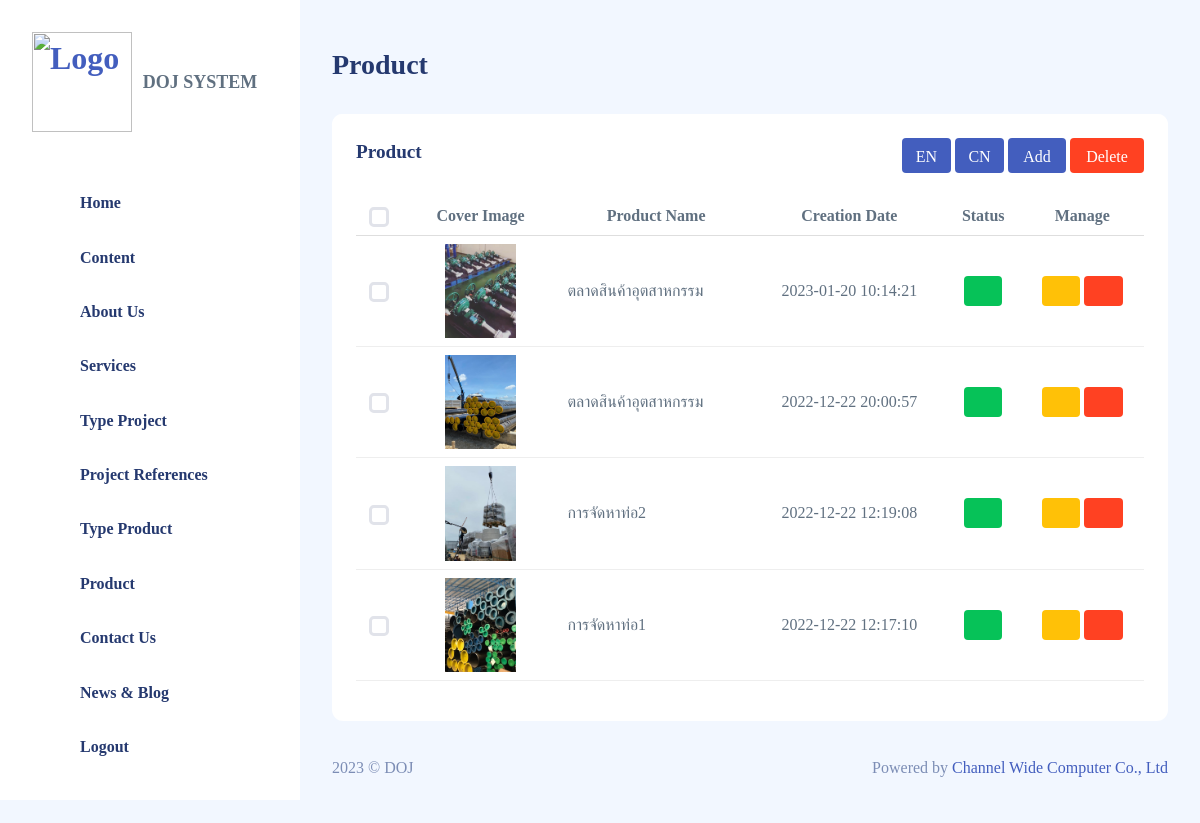
Screenshot of /webpanelcw/product.php (signed in) with the database file from the repository.
### tables this page shows
CREATE TABLE `product` (
  `product_id` int(10) NOT NULL,
  `product_name` varchar(255) NOT NULL,
  `intro` varchar(255) NOT NULL,
  `content` longtext NOT NULL,
  `conclude` longtext NOT NULL,
  `link_video` varchar(255) DEFAULT NULL,
  `cover_img` varchar(255) NOT NULL,
  `status` varchar(10) NOT NULL,
  `pt_id` varchar(255) NOT NULL,
  `id` varchar(255) NOT NULL,
  `created_at` datetime NOT NULL DEFAULT current_timestamp()
);

### webpanelcw/product.php (the view, shortened to what this page needs)
<?php
require_once('config/doj_db.php');
$data_product = $conn->prepare("SELECT * FROM product ORDER BY product_id DESC");
$data_product->execute();
$row_product = $data_product->fetchAll();
?>
<!DOCTYPE html>
<html lang="en">
<head>
    <link rel="stylesheet" href="assets/css/main/app.css">
    <link rel="stylesheet" href="assets/css/main/app-dark.css">
    <link rel="stylesheet" href="css/product.css?v=<?php echo time(); ?>">
    <link rel="stylesheet" href="assets/css/shared/iconly.css">
</head>
<body>
    <div id="app">
        <?php include('sidebar.php'); ?>
        <div id="main">
            <div class="page-heading">
                <h3>Product</h3>
            </div>
            <section class="section">
                <form method="post">
                    <div class="card">
                        <div class="card-header">
                            <h4 class="card-title">Product</h4>
                            <div class="flex-end">
                                <a href="product_en"><button type="button" class="btn btn-edit">EN</button></a>
                                <a href="product_cn"><button type="button" class="btn btn-edit">CN</button></a>
                                <a href="product_add"><button type="button" class="btn btn-add">Add</button></a>
                                <button type="submit" onclick="return confirm('Do you want to delete all?');" name="delete_all" class="btn btn-del">Delete</button>
                            </div>
                        </div>
                        <div class="card-body">
                            <div class="table-responsive">
                                <table class="table table-hover">
                                    <thead align="center">
                                        <tr>
                                            <th scope="col">
                                                <input type="checkbox" class="form-check-input checkbox-select" id="select_all">
                                            </th>
                                            <th scope="col">Cover Image</th>
                                            <th scope="col">Product Name</th>
                                            <th scope="col">Creation Date</th>
                                            <th scope="col">Status</th>
                                            <th scope="col">Manage</th>
                                        </tr>
                                    </thead>
                                    <?php
                                    for ($i = 0; $i < count($row_product); $i++) {
                                    ?>
                                        <tbody>
                                            <tr>
                                                <td align="center">
                                                    <input type="checkbox" class="form-check-input checkbox checkbox-select" name="ids[]" value=<?php echo $row_product[$i]['product_id'] ?>>
                                                </td>
                                                <td align="center" width="20%">
                                                    <img width="50%" src="upload/upload_product/<?php echo $row_product[$i]['cover_img']; ?>" alt="">
                                                </td>
                                                <td align="left"><?php echo $row_product[$i]['product_name']; ?></td>
                                                <td align="center"><?php echo $row_product[$i]['created_at']; ?></td>
                                                <td align="center">
                                                    <a type="input" class="btn" <?php if ($row_product[$i]['status'] == "on") {
                                                                                    echo " style='background-color: #06c258'";
                                                                                } else {
                                                                                    echo " style='background-color: #ff4122'";
                                                                                } ?> data-bs-toggle="modal" href="#status<?php echo $row_product[$i]['product_id'] ?>" id="setting"><i class="bi bi-gear"></i></a>
                                                </td>
                                                <td align="center">
                                                    <div class="manage">
                                                        <a href="product_edit?product_id=<?php echo $row_product[$i]['product_id']; ?>"><button type="button" class="btn" style="background-color:#ffc107; color: #FFFFFF;"><i class="bi bi-pencil-square"></i></button></a>
                                                        <button class="btn" onclick="return confirm('Do you want to delete?');" name="delete_all" style="background-color:#ff4122; color: #FFFFFF;"><i class="bi bi-trash"></i></button>
                                                    </div>
                                                </td>
                                            </tr>
                                        </tbody>
                                    <?php }
                                    ?>
                                </table>
                            </div>
                        </div>
                    </div>
                </form>
            </section>
            <?php include('footer.php'); ?>
        </div>
    </div>
</body>
</html>

### webpanelcw/sidebar.php (shortened to what this page needs)
<div id="sidebar" class="active">
    <div class="sidebar-wrapper active">
        <div class="sidebar-header position-relative">
            <div class="d-flex justify-content-between align-items-center">
                <div class="logo">
                    <a href="index.php"><img src="image/logodoj.png" alt="Logo"  style="width: 100px; height: 100px;"></a>
                </div>
                <span style="font-size: 18px;">DOJ SYSTEM</span>
            </div>
        </div>
        <div class="sidebar-menu">
            <ul class="menu">
                <li class="sidebar-item home " id="home">
                    <a href="index" class='sidebar-link'>
                    <i class="bi bi-house-fill"></i>
                        <span>Home</span>
                    </a>
                </li>
                <li class="sidebar-item  about" id="about">
                    <a href="content" class='sidebar-link'>
                    <i class="bi bi-journal-text"></i>
                        <span>Content</span>
                    </a>
                </li>
                <li class="sidebar-item  about" id="about">
                    <a href="about_us" class='sidebar-link'>
                    <i class="bi bi-file-person"></i>
                        <span>About Us</span>
                    </a>
                </li>
                <li class="sidebar-item  service ">
                    <a href="service" class='sidebar-link'>
                    <i class="bi bi-journal-check"></i>
                        <span>Services</span>
                    </a>
                </li>
                <li class="sidebar-item  service ">
                    <a href="type_project" class='sidebar-link'>
                    <i class="bi bi-list-ul"></i>
                        <span>Type Project</span>
                    </a>
                </li>
                <li class="sidebar-item  ">
                    <a href="project_ref" class='sidebar-link'>
                    <i class="bi bi-collection"></i>
                        <span>Project References</span>
                    </a>
                </li>
                <li class="sidebar-item  service ">
                    <a href="type_product" class='sidebar-link'>
                    <i class="bi bi-list-ul"></i>
                        <span>Type Product</span>
                    </a>
                </li>
                <li class="sidebar-item  ">
                    <a href="product" class='sidebar-link'>
                        <i class="bi bi-grid-fill"></i>
                        <span>Product</span>
                    </a>
                </li>
                <li class="sidebar-item  ">
                    <a href="contact_us" class='sidebar-link'>
                    <i class="bi bi-chat-right-text"></i>
                        <span>Contact Us</span>
                    </a>
                </li>
                <li class="sidebar-item  ">
                    <a href="new_blog" class='sidebar-link'>
                    <i class="bi bi-layout-text-sidebar-reverse"></i>
                        <span>News & Blog</span>
                    </a>
                </li>
                <li class="sidebar-item "onclick="return confirm('Do you want to log out?'); ">
                    <a href="logout.php" class='sidebar-link'>
                    <i class="bi bi-box-arrow-left"></i>
                        <span>Logout</span>
                    </a>
                </li>
            </ul>
        </div>
    </div>
</div>

### webpanelcw/footer.php
<footer>
    <div class="footer clearfix mb-0 text-muted">
        <div class="float-start">
            <p>2023 &copy; DOJ</p>
        </div>
        <div class="float-end">
            <p>Powered <span class="text-danger"></span> by <a href="https://www.cw.in.th/" target="_blank">Channel Wide Computer Co., Ltd</a></p>
        </div>
    </div>
</footer>

### webpanelcw/css/product.css (style rules this page uses)
.card-header { display: flex; justify-content: space-between; align-items: center; text-align: end; }
.card-title { display: flex; text-align: start; }
.btn-edit { width: 52px; height: 35px; background-color: #435ebe; color: #FFFFFF; }
.btn-add { width: 57px; height: 35px; background-color: #435ebe; color: #FFFFFF; }
.btn { margin:0px; }
.btn-del { width: 70px; height: 35px; background-color: #ff4122; color: #FFFFFF; }
#setting { color: #FFFFFF; }
.checkbox-select { width: 20px; height: 20px; }
@media (min-width: 1200px) { .card-header { display: flex; justify-content: space-between; align-items: center; } }
@media (min-width: 1200px) { .btn-edit { width: 49px; height: 35px; background-color: #435ebe; color: #FFFFFF; } }
@media (min-width: 1200px) { .btn-add { width: 58px; height: 35px; background-color: #435ebe; color: #FFFFFF; } }
@media (min-width: 1200px) { .btn { margin:0px; } }
@media (min-width: 1200px) { .btn-del { width: 74px; height: 35px; background-color: #ff4122; color: #FFFFFF; } }
@media (min-width: 1200px) { #setting { color: #FFFFFF; } }
@media (min-width: 1200px) { .checkbox-select { width: 20px; height: 20px; } }

### rows the page displays
product: cover_img (picture), product_name "ตลาดสินค้าอุตสาหกรรม", created_at "2023-01-20 10:14:21"
product: cover_img (picture), product_name "ตลาดสินค้าอุตสาหกรรม", created_at "2022-12-22 20:00:57"
product: cover_img (picture), product_name "การจัดหาท่อ2", created_at "2022-12-22 12:19:08"
product: cover_img (picture), product_name "การจัดหาท่อ1", created_at "2022-12-22 12:17:10"
